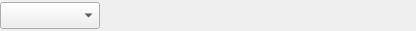
<?xml version="1.0" encoding="UTF-8"?>
<ui version="4.0">
 <class>PanelDamagesKind</class>
 <widget class="QWidget" name="PanelDamagesKind">
  <property name="geometry">
   <rect>
    <x>0</x>
    <y>0</y>
    <width>416</width>
    <height>31</height>
   </rect>
  </property>
  <property name="windowTitle">
   <string>Form</string>
  </property>
  <layout class="QGridLayout" name="gridLayout">
   <property name="leftMargin">
    <number>0</number>
   </property>
   <property name="topMargin">
    <number>0</number>
   </property>
   <property name="rightMargin">
    <number>0</number>
   </property>
   <property name="bottomMargin">
    <number>0</number>
   </property>
   <item row="0" column="0">
    <layout class="QHBoxLayout" name="horizontalLayout_2" stretch="0,1">
     <item>
      <widget class="QComboBox" name="comboBoxChoice">
       <property name="minimumSize">
        <size>
         <width>100</width>
         <height>27</height>
        </size>
       </property>
       <property name="maximumSize">
        <size>
         <width>100</width>
         <height>27</height>
        </size>
       </property>
      </widget>
     </item>
     <item>
      <layout class="QHBoxLayout" name="horizontalLayout" stretch="1,1,1">
       <item>
        <widget class="PanelPrimitiveValue" name="panelPrimitiveValueStatistic" native="true">
         <property name="minimumSize">
          <size>
           <width>0</width>
           <height>27</height>
          </size>
         </property>
         <property name="maximumSize">
          <size>
           <width>16777215</width>
           <height>27</height>
          </size>
         </property>
        </widget>
       </item>
       <item>
        <widget class="PanelPrimitiveValue" name="panelPrimitiveValueCurrency" native="true">
         <property name="minimumSize">
          <size>
           <width>0</width>
           <height>27</height>
          </size>
         </property>
         <property name="maximumSize">
          <size>
           <width>16777215</width>
           <height>27</height>
          </size>
         </property>
        </widget>
       </item>
       <item>
        <widget class="WidgetVariable" name="widgetVariable" native="true">
         <property name="minimumSize">
          <size>
           <width>0</width>
           <height>27</height>
          </size>
         </property>
         <property name="maximumSize">
          <size>
           <width>16777215</width>
           <height>27</height>
          </size>
         </property>
        </widget>
       </item>
      </layout>
     </item>
    </layout>
   </item>
  </layout>
 </widget>
 <customwidgets>
  <customwidget>
   <class>PanelPrimitiveValue</class>
   <extends>QWidget</extends>
   <header>panelprimitivevalue.h</header>
   <container>1</container>
  </customwidget>
  <customwidget>
   <class>WidgetVariable</class>
   <extends>QWidget</extends>
   <header>widgetvariable.h</header>
   <container>1</container>
  </customwidget>
 </customwidgets>
 <resources/>
 <connections/>
</ui>
